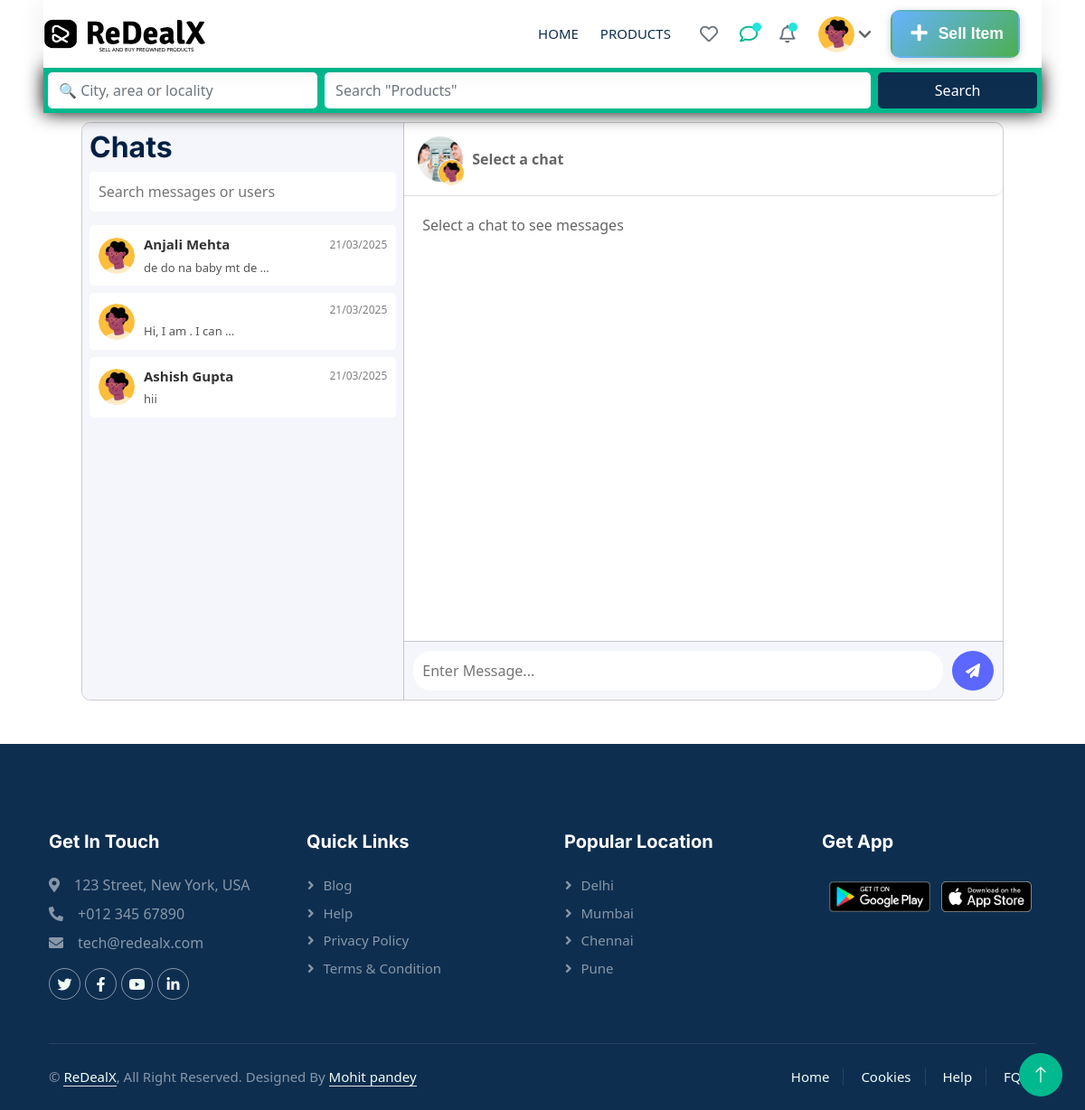
The page /chat/ (signed in) on the database its author committed.
### Chat/models.py (models this page shows, shortened)
class Chat(models.Model):
    product = models.ForeignKey(Product, on_delete=models.CASCADE, related_name="chat_product")
    buyer = models.ForeignKey(CustomUser, on_delete=models.CASCADE, related_name="buyer_chats")
    seller = models.ForeignKey(CustomUser, on_delete=models.CASCADE, related_name="seller_chats")
    created_at = models.DateTimeField(auto_now_add=True)
    class Meta:
        unique_together = ('product', 'buyer', 'seller')  # Ensure one chat per product between buyer & seller

class Message(models.Model):
    chat = models.ForeignKey(Chat, on_delete=models.CASCADE, related_name="messages")
    sender = models.ForeignKey(CustomUser, on_delete=models.CASCADE)
    text = models.TextField()
    timestamp = models.DateTimeField(auto_now_add=True)
    is_read = models.BooleanField(default=False)

### home/models.py (models this page shows, shortened)
class CustomUser(AbstractUser):
    phone_number = models.IntegerField(unique=True, blank=True, null=True)
    address = models.TextField(blank=True, null=True)
    profile_picture = models.ImageField(upload_to='user_profiles/', blank=True, null=True)
    email = models.EmailField(default='', max_length=254, null=True, blank=True)
    is_verified = models.BooleanField(default=False)
    created_at = models.DateTimeField(auto_now_add=True)

### Chat/views.py (the view)
# urls.py: path('', views.chatsPage, name="chats"),
@login_required
def chatsPage(request):
    if 'address' in request.GET or 'prod' in request.GET:
        search_results = search_products(request)
        return render(request, "allProducts.html", {'products': search_results} if search_results.exists() else {})
    auth_response = handle_user_auth(request)
    if auth_response:
        return auth_response
    user_chats = Chat.objects.filter(
        Q(buyer=request.user) | Q(seller=request.user)
    ).prefetch_related("messages").order_by('-created_at')
    notifications = Notification.objects.filter(user=request.user, is_read=False).order_by('-created_at')
    user_wishlist = WishlistItem.objects.filter(user=request.user).values_list('product_id', flat=True)
    context = {
        'chats': user_chats,
        'notifications': notifications,
        'user_wishlist': list(user_wishlist)
    }
    return render(request, 'chatPage.html', context)

### home/templatetags/custom_filters.py (called while the page is built)
@register.filter
def custom_timesince(value):
    if not value:
        return ""
    time_difference = now() - value
    if time_difference < timedelta(hours=1):
        minutes = time_difference.seconds // 60
        return f"{minutes} min ago"
    elif time_difference < timedelta(days=1):
        hours = time_difference.seconds // 3600
        return f"{hours} hr ago"
    elif time_difference < timedelta(days=30):
        days = time_difference.days
        return f"{days} days ago"
    elif time_difference < timedelta(days=365):
        months = time_difference.days // 30
        return f"{months} month{'s' if months > 1 else ''} ago"
    else:
        years = time_difference.days // 365
        return f"{years} year{'s' if years > 1 else ''} ago"

### Chat/templates/chatPage.html (shortened to what this page needs)
{% extends 'base.html' %}
{% load static %}
{% block css %}
<link rel="stylesheet" href="{% static 'Css/chatPage.css' %}" />
{% endblock %}
{% block body %}
{% include 'navbar.html' %}
<div class="chat-container">
    <aside class="sidebar">
        <h2>Chats</h2>
        <input type="text" class="search-bar" placeholder="Search messages or users" />
        <div class="contacts">
            {% for chat in chats %}
                {% if request.user == chat.buyer %}
                    {% with chat.seller as other_user %}
                        <div class="contact" onclick="setActiveChat(this, '{{ chat.id }}', '{{ other_user.first_name }}', '{{ other_user.last_name }}', '{{ chat.product.title }}', '{{ chat.product.price }}', '{% if chat.product.images.first.image1 %}{{ chat.product.images.first.image1.url }}{% else %}/static/default-product.jpg{% endif %}')">
                            <div class="imagechat">
                                <img src="{% if other_user.profile_picture %}{{ other_user.profile_picture.url }}{% else %}{% static 'img/userlogo.webp' %}{% endif %}" alt="User Avatar" />
                            </div>
                            <div class="chat-details">
                                <div class="detailname">
                                    <p class="name">{{ other_user.first_name }} {{ other_user.last_name }}</p>
                                    <p class="date">{{ chat.created_at|date:"d/m/Y" }}</p>
                                </div>
                                <div class="newchat">
                                     <p>{{ chat.messages.last.text|default:"No messages yet"|truncatewords:6 }}</p>
                                </div>
                            </div>
                        </div>
                    {% endwith %}
                {% else %}
                    {% with chat.buyer as other_user %}
                        <div class="contact" onclick="setActiveChat(this, '{{ chat.id }}', '{{ other_user.first_name }}', '{{ other_user.last_name }}', '{{ chat.product.title }}', '{{ chat.product.price }}', '{% if chat.product.images.first.image1 %}{{ chat.product.images.first.image1.url }}{% else %}/static/default-product.jpg{% endif %}')">
                            <div class="imagechat">
                                <img src="{% if other_user.profile_picture %}{{ other_user.profile_picture.url }}{% else %}{% static 'img/userlogo.webp' %}{% endif %}" alt="User Avatar" />
                            </div>
                            <div class="chat-details">
                                <div class="detailname">
                                    <p class="name">{{ other_user.first_name }} {{ other_user.last_name }}</p>
                                    <p class="date">{{ chat.created_at|date:"d/m/Y" }}</p>
                                </div>
                                <div class="newchat">
                                    <p>{{ chat.messages.last.text|default:"No messages yet"|truncatewords:6 }}</p>
                                </div>
                            </div>
                        </div>
                    {% endwith %}
                {% endif %}
            {% endfor %}
        </div>
    </aside>
    <main class="chat-window">
        <header class="chat-header"style="display: flex; justify-content: space-between;aligh-items: center;">
            <div class="topname">
                <div class="image-container">
                    <img id="chat-user-image" src="{% static 'img/about1.png' %}" alt="User Image" class="chat-user-image">
                    <img src="{% static 'img/userlogo.webp' %}" alt="User Image" class="user-image">
                </div>
                <div class="chat-details">
                    <b><span id="chat-username">Select a chat</span></b>
                </div>
            </div>
        </header>
        <div class="chat-messages" id="chat-messages" data-user-id="{{ request.user.id }}">
            <p class="no-messages">Select a chat to see messages</p>
        </div>
        <footer class="chat-input">
            <input type="text" id="message-input" placeholder="Enter Message..." />
            <button id="send-message-btn"><i class="fa-solid fa-paper-plane"></i></button>
        </footer>
    </main>
</div>
{% endblock %}

### static/Css/index.css (style rules this page uses)
:root { --primary: #00B98E; --secondary: #FF6922; --light: #EFFDF5; --dark: #0E2E50; }
* { font-family: system-ui, -apple-system, BlinkMacSystemFont, 'Segoe UI', Roboto, Oxygen, Ubuntu, Cantarell, 'Open Sans', 'Helvetica Neue', sans-serif; }
:root { --gradient-percent: 0%; }

### static/Css/chatPage.css (style rules this page uses)
.chat-container { display: flex; width: 85%; margin: 10px auto; height: 80vh; border: 1px solid rgba(14, 4, 5, 0.2); border-radius: 10px; }
.sidebar { width: 35%; background: #f4f6fb; color: #333; padding: 8px; display: flex; flex-direction: column; border-radius: 10px 0 0 10px; border-right: 1px solid rgba(14, 4, 5, 0.2); }
.search-bar { padding: 10px; border-radius: 5px; border: none; width: 100%; margin-bottom: 15px; }
.contacts { flex: 1; overflow-y: auto; overflow-x: hidden; }
.contact { display: flex; align-items: center; padding: 10px; border-radius: 5px; cursor: pointer; transition: 0.3s; margin-bottom: 8px; background: white; }
.imagechat img { width: 50px; height: 50px; border-radius: 50%; margin-right: 10px; }
.chat-details { display: flex; flex-direction: column; flex: 1; }
.detailname { display: flex; justify-content: space-between; align-items: center; width: 100%; }
.name { font-weight: bold; margin: 0; font-size: 15px; }
.date { font-size: 12px; color: gray; margin: 0; }
.newchat p { margin: 5px 0 0; font-size: 13px; color: #555; }
.contact img { width: 40px; height: 40px; border-radius: 50%; margin-right: 10px; }
.chat-window { flex: 1; display: flex; flex-direction: column; background: white; border-radius: 10px; width: 50%; }
.chat-header { display: flex; align-items: center; background: white; padding: 15px; border-bottom: 1px solid #ddd; border-radius: 0 10px 10px 0; }
.topname { display: flex; align-items: center; gap: 10px; }
.image-container { position: relative; display: flex; align-items: center; }
.image-container { position: relative; width: 50px; height: 50px; border-radius: 50%; }
.chat-user-image { width: 100%; height: 100%; object-fit: cover; border-radius: 50%; }
.user-image { position: absolute; bottom: -5px; right: -2px; width: 30px; height: 30px; border-radius: 50%; border: 1px solid white; object-fit: cover; }
.chat-details { display: flex; flex-direction: column; }
.chat-messages { flex: 1; padding: 20px; overflow-y: auto; display: flex; flex-direction: column; }
.chat-input { display: flex; align-items: center; justify-content: space-between; padding: 10px; background: #f4f6fb; border-radius: 0px 0px 10px 0px; border-top: 1px solid rgba(14, 4, 5, 0.2); }
.chat-input input { flex: 1; padding: 10px; border: none; border-radius: 20px; background: white; margin-right: 10px; }
.chat-input button { padding: 10px 15px; background: #5b67ff; color: white; border: none; border-radius: 50%; cursor: pointer; }

### rows shown on the page
Chat: buyer.first_name "Anjali", buyer.last_name "Mehta", created_at "21/03/2025", messages.last.text "de do na baby mt de …"
Chat: created_at "21/03/2025", messages.last.text "Hi, I am . I can …"
Chat: buyer.first_name "Ashish", buyer.last_name "Gupta", created_at "21/03/2025", messages.last.text "hii"
